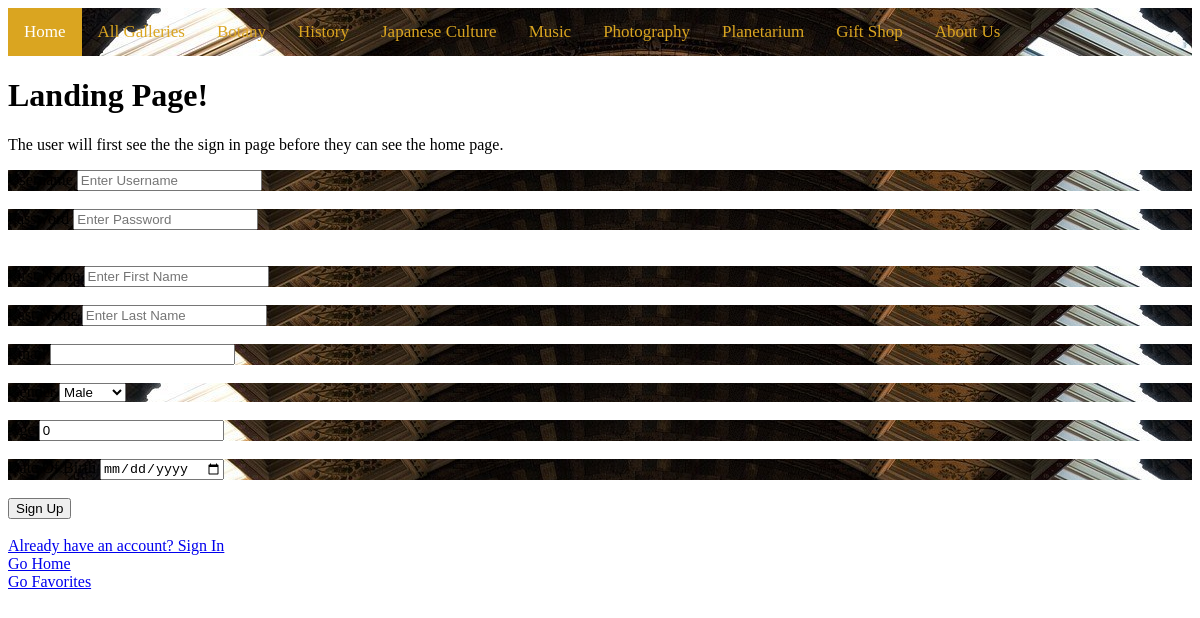
The app's page /landing_page, older data.
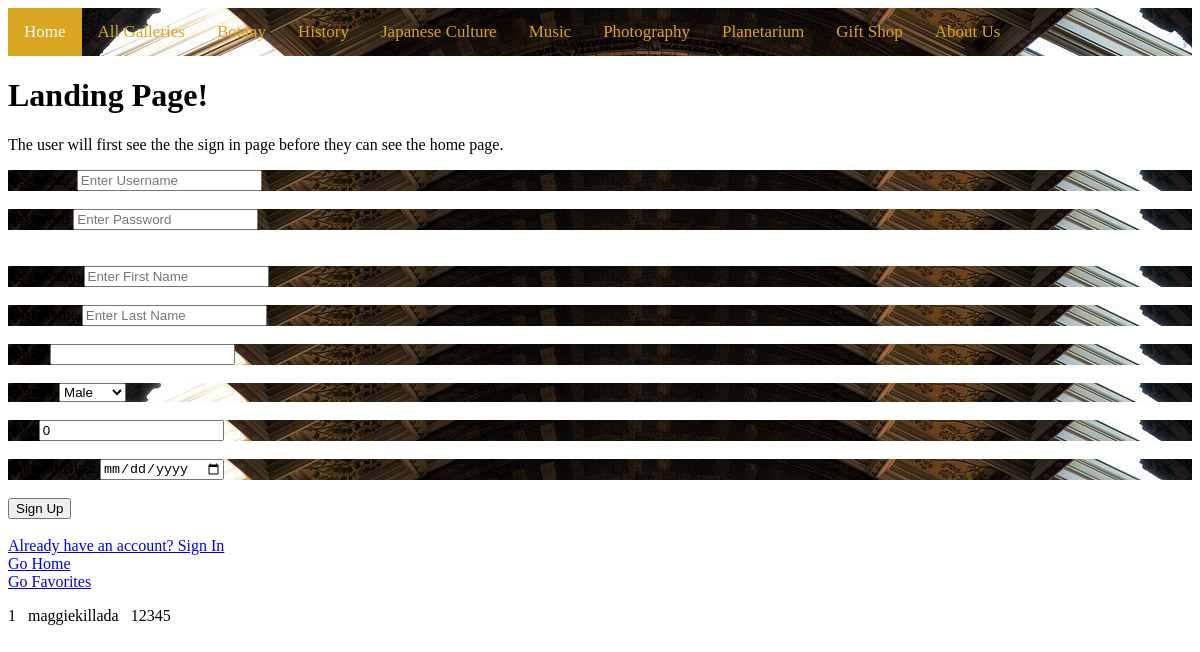
The same page, newer data.
### app.py (models this page shows, shortened)
class User(db.Model):
    userid = db.Column(db.Integer, primary_key=True, autoincrement=True)
    username = db.Column(db.String(255), unique=True, nullable=False)
    passwd = db.Column(db.String(255), unique=True, nullable=False)
    firstname = db.Column(db.String(255), nullable=False)
    lastname = db.Column(db.String(255), nullable=False)
    email_address = db.Column(db.String(255), unique=True, nullable=True)
    gender = db.Column(db.String(10), unique=False, nullable=True)
    age = db.Column(db.Integer, unique=False, nullable=True)
    dob = db.Column(db.DateTime, unique=False, nullable=True)

### app.py (the view, shortened to what this page needs)
@app.route('/')
@app.route('/landing_page', methods=["GET", "POST"])
def landing_page():
    users = None
    users = User.query.all()
    return render_template("landing_page.html", users=users)

### templates/landing_page.html (shortened to what this page needs)
<!DOCTYPE html>
<html>
<head>
</head>
<body>
{% include 'nav.html' %}
    <h1>Landing Page!</h1>
    <p>The user will first see the the sign in page before they can see the home page.</p>
    <form ID="myForm" action="/landing_page" method="POST">
        <div>
            <label>Username</label>
            <input type="text" name="username" placeholder="Enter Username" required>
        </div>
        <br>
        <div>
            <label>Password</label>
            <input type="password" name="passwd" placeholder="Enter Password" required>
        </div>
        <br>
        <br>
        <div>
            <label>First Name</label>
            <input type="text" name="firstName" placeholder="Enter First Name" required>
        </div>
        <br>
        <div>
            <label>Last Name</label>
            <input type="text" name="lastName" placeholder="Enter Last Name" required>
        </div>
        <br>
        <div>
            <label>Email</label>
            <input type="email" name="email" required>
        </div>
        <br>
        <div>
            <label>Gender</label>
            <select name="gender">
                <option value="male">Male</option>
            </select>
        </div>
        <br>
        <div>
            <label>Age</label>
            <input type="number" name="age" value="0">
        </div>
        <br>
        <div>
            <label>Date Of Birth</label>
            <input type="date" name="birthday">
        </div>
        <br>
        <input type="Submit" name="Submit" value="Sign Up">
    </form>
<br>
<a href = "/signin">Already have an account? Sign In</a>
<br>
<a href="/home">Go Home</a>
<br>
<a href="/favorites">Go Favorites</a>
{% for usr in users %}
    <p>
        <span>{{usr.userid}}</span> &nbsp;
        <span>{{usr.username}}</span> &nbsp;
        <span>{{usr.passwd}}</span> &nbsp;
    </p>
{% endfor %}
</body>
</html>

### templates/nav.html (shortened to what this page needs)
<!DOCTYPE html>
<html lang="en">
<head>
    <div class="topnav">
        <a class="active" href="home">Home</a>
        <a href="all_galleries">All Galleries</a>
        <a href="botany">Botany</a>
        <a href="history">History</a>
        <a href="japanese_culture">Japanese Culture</a>
        <a href="music">Music</a>
        <a href="photography">Photography</a>
        <a href="planetarium">Planetarium</a>
        <a href="gift_shop">Gift Shop</a>
        <a href="about_us">About Us</a>
    </div>
</head>
</html>

### templates/landing_page.html (style rules this page uses)
div { background-image: url('muse.jpg'); }
.topnav { overflow: hidden; background-color: #4F4F4F; }
.topnav a { float: left; color: GoldenRod; text-align: center; padding: 14px 16px; text-decoration: none; font-size: 17px; }
.topnav a.active { background-color: GoldenRod; color: white; }

Row changes from the older to the newer data that the page shows:
added User: userid "1", username "maggiekillada", passwd "12345"
